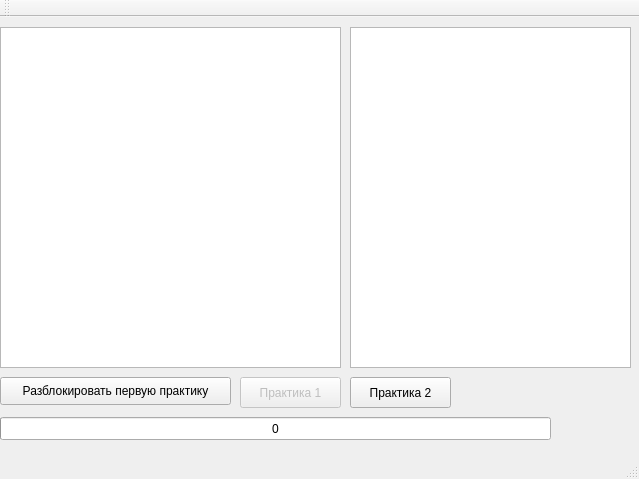
<?xml version="1.0" encoding="UTF-8"?>
<ui version="4.0">
 <class>TrafAnalis</class>
 <widget class="QMainWindow" name="TrafAnalis">
  <property name="enabled">
   <bool>true</bool>
  </property>
  <property name="geometry">
   <rect>
    <x>0</x>
    <y>0</y>
    <width>639</width>
    <height>479</height>
   </rect>
  </property>
  <property name="windowTitle">
   <string>TrafAnalis</string>
  </property>
  <widget class="QWidget" name="centralWidget">
   <widget class="QPushButton" name="pushButton">
    <property name="enabled">
     <bool>false</bool>
    </property>
    <property name="geometry">
     <rect>
      <x>240</x>
      <y>360</y>
      <width>101</width>
      <height>31</height>
     </rect>
    </property>
    <property name="text">
     <string>Практика 1</string>
    </property>
   </widget>
   <widget class="QPushButton" name="pushButton_2">
    <property name="geometry">
     <rect>
      <x>350</x>
      <y>360</y>
      <width>101</width>
      <height>31</height>
     </rect>
    </property>
    <property name="text">
     <string>Практика 2</string>
    </property>
   </widget>
   <widget class="QProgressBar" name="procDow">
    <property name="geometry">
     <rect>
      <x>0</x>
      <y>400</y>
      <width>551</width>
      <height>23</height>
     </rect>
    </property>
    <property name="value">
     <number>0</number>
    </property>
    <property name="format">
     <string>%v</string>
    </property>
   </widget>
   <widget class="QTextBrowser" name="informBoard">
    <property name="geometry">
     <rect>
      <x>0</x>
      <y>10</y>
      <width>341</width>
      <height>341</height>
     </rect>
    </property>
   </widget>
   <widget class="QTextBrowser" name="informBoard2">
    <property name="geometry">
     <rect>
      <x>350</x>
      <y>10</y>
      <width>281</width>
      <height>341</height>
     </rect>
    </property>
   </widget>
   <widget class="QPushButton" name="pushButton_3">
    <property name="geometry">
     <rect>
      <x>0</x>
      <y>360</y>
      <width>231</width>
      <height>28</height>
     </rect>
    </property>
    <property name="text">
     <string>Разблокировать первую практику</string>
    </property>
   </widget>
  </widget>
  <widget class="QMenuBar" name="menuBar">
   <property name="geometry">
    <rect>
     <x>0</x>
     <y>0</y>
     <width>639</width>
     <height>21</height>
    </rect>
   </property>
  </widget>
  <widget class="QToolBar" name="mainToolBar">
   <attribute name="toolBarArea">
    <enum>TopToolBarArea</enum>
   </attribute>
   <attribute name="toolBarBreak">
    <bool>false</bool>
   </attribute>
  </widget>
  <widget class="QStatusBar" name="statusBar"/>
 </widget>
 <layoutdefault spacing="6" margin="11"/>
 <resources/>
 <connections/>
</ui>
